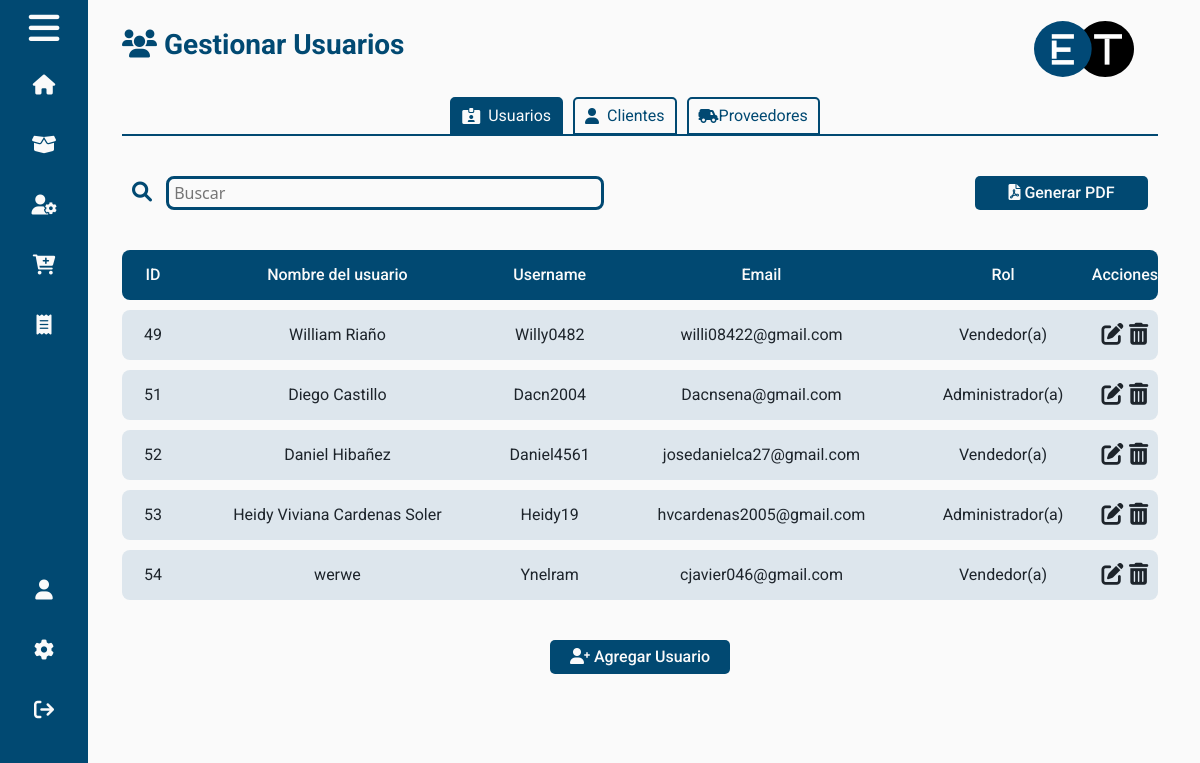
The app's page /view/admin/gestionar/gestionarusuarios.php (signed in) with its own data.
### tables this page shows
CREATE TABLE `usuarios` (
  `id` int(11) NOT NULL,
  `nombre` varchar(50) NOT NULL,
  `username` varchar(20) NOT NULL,
  `password` varchar(255) DEFAULT NULL,
  `id_rol` int(11) NOT NULL,
  `email` varchar(100) NOT NULL,
  `last_session` datetime DEFAULT NULL,
  `activacion` int(11) NOT NULL DEFAULT 0,
  `password_request` int(11) NOT NULL DEFAULT 0,
  `codigo_recuperacion` varchar(6) DEFAULT NULL
);

CREATE TABLE `roles` (
  `id` int(11) NOT NULL,
  `nombre` varchar(20) NOT NULL
);

### view/admin/gestionar/gestionarusuarios.php (the view, shortened to what this page needs)
<!DOCTYPE html>
<html lang="en">
<head>
    <link href="https://cdn.jsdelivr.net/npm/bootstrap@5.3.2/dist/css/bootstrap.min.css" rel="stylesheet"
>
    <link href="https://unpkg.com/aos@2.3.1/dist/aos.css" rel="stylesheet">
    <link rel="stylesheet" href="../../../public/css/gestionar.css">
</head>
<body>
<nav class="sidebar close">
        <header>
            <i class="fa-solid fa-bars toggle"></i>
        </header>
        <div class="menu-bar">
            <div class="menu">
                <ul class="menu-links">
                    <li class="nav-link">
                        <a href="../homeadmin.php">
                            <i class="fa-solid fa-house"></i>
                        </a>
                    </li>
                    <li class="nav-link">
                        <a href="../inventario/inventarioadmin.php">
                            <i class="fa-solid fa-box-open"></i>
                        </a>
                    </li>
                    <li class="nav-link">
                        <a href="../gestionar/gestionarusuarios.php">
                            <i class="fa-solid fa-user-gear"></i>
                        </a>
                    </li>
                    <li class="nav-link">
                        <a href="../ventas/ventasadmin.php">
                            <i class="fa-solid fa-cart-plus"></i>
                        </a>
                    </li>
                    <li class="nav-link">
                        <a href="../ventas/facturasadmin.php">
                            <i class="fa-solid fa-receipt"></i>
                        </a>
                    </li>
                </ul>
            </div>
            <div class="bottom-content">
                <li class="nav-link user-info">
                    <i class="fa-solid fa-user"></i>
                </li>
                <li class="nav-link">
                    <a href="../configuracion/perfil.php">
                        <i class="fa-solid fa-gear"></i>
                    </a>
                </li>
                <li class="nav-link">
                    <a href="../../../controller/logout.php">
                        <i class="fa-solid fa-arrow-right-from-bracket"></i>
                    </a>
                </li>
            </div>
        </div>
    </nav>
    <section class="home">
        <div class="container">
            <div class="row">
                <div class="row header">
                    <div class="col-md-9">
                        <h3><i class="fa-solid fa-users"></i> Gestionar Usuarios</h3>
                    </div>
                    <div class="col-md-3">
                        <div id="imglog" class="text-md-end">
                            <img id="logo" src="../../../public/img/logo2.svg" alt="logo">
                        </div>
                    </div>
                </div>
                <article class="col-md-12 lapso">
                    <ul class="nav nav-tabs 2" id="myTab" role="tablist">
                        <li class="nav-item 2" role="presentation">
                            <button class="nav-link active" id="home-tab" data-bs-toggle="tab"
                                data-bs-target="#usuarios" type="button" role="tab" aria-controls="home-tab-pane"
                                aria-selected="true"><i class="fa-solid fa-id-card-clip pestañitas"></i>
                                Usuarios</button>
                        </li>
                        <li class="nav-item 2" role="presentation">
                            <button class="nav-link" id="profile-tab" data-bs-toggle="tab" data-bs-target="#clientes"
                                type="button" role="tab" aria-controls="profile-tab-pane" aria-selected="false"><i
                                    class="fa-solid fa-user pestañitas"></i> Clientes</button>
                        </li>
                        <li class="nav-item 2" role="presentation">
                            <button class="nav-link" id="profile-tab" data-bs-toggle="tab" data-bs-target="#proovedores"
                                type="button" role="tab" aria-controls="profile-tab-pane" aria-selected="false"><i
                                    class="fa-solid fa-truck-field"></i> Proveedores</button>
                        </li>
                    </ul>
                    <div class="tab-content 2" id="myTabContent">
                        <div class="tab-pane fade show active " id="usuarios" role="tabpanel" aria-labelledby="home-tab"
                            tabindex="0">
                            <?php
                            require '../../../model/conexion.php';
                            $sqlUsuarios = "SELECT u.id, u.nombre, u.username, u.password,u.email, r.nombre AS roles FROM usuarios AS u INNER JOIN roles AS r ON u.id_rol=r.id";
                            $usuarios = $conexion->query($sqlUsuarios);
                            ?>
                            <div id="usuarios">
                                <div class="buscar">
                                    <div id="lucam">
                                        <label><i class="fa-solid fa-magnifying-glass lupa"></i></label>
                                        <input id="campobus1" type="text" placeholder="Buscar">
                                    </div>
                                    <a href="../gestionar/PDF/GenerarPDFuser.php" id="genPDF"><i
                                            class="fa-solid fa-file-pdf"></i> Generar PDF</a>
                                </div>
                                <table id="users">
                                    <thead>
                                        <td class="first">ID</td>
                                        <td>Nombre del usuario</td>
                                        <td>Username</td>
                                        <td>Email</td>
                                        <td>Rol</td>
                                        <td class="last">Acciones</td>
                                    </thead>
                                    <tbody>
                                        <?php while ($row_usuarios = $usuarios->fetch_assoc()) { ?>
                                            <tr>
                                                <td class="first">
                                                    <?= $row_usuarios['id']; ?>
                                                </td>
                                                <td>
                                                    <?= $row_usuarios['nombre']; ?>
                                                </td>
                                                <td>
                                                    <?= $row_usuarios['username']; ?>
                                                </td>
                                                <td>
                                                    <?= $row_usuarios['email']; ?>
                                                </td>
                                                <td>
                                                    <?= $row_usuarios['roles']; ?>
                                                </td>
                                                <td class="last iconos">
                                                    <a href="#" class="linkicono" data-bs-toggle="modal"
                                                        data-bs-target="#editausuModal"
                                                        data-bs-id="<?= $row_usuarios['id'] ?>"><i
                                                            class="fa-solid fa-pen-to-square"></i></a>
                                                    <a href="#" class="linkicono" data-bs-toggle="modal"
                                                        data-bs-target="#eliminausuModal"
                                                        data-bs-id="<?= $row_usuarios['id'] ?>"><i
                                                            class="fa-solid fa-trash-can"></i></a>
                                                </td>
                                            </tr>
                                        <?php } ?>
                                    </tbody>
                                </table>
                            </div>
                            <div id="btns">
                                <a href="#" id="adduser" data-bs-toggle="modal" data-bs-target="#nuevousuModal"><i
                                        class="fa-solid fa-user-plus"></i> Agregar Usuario</a>
                            </div>
                            <?php include 'nuevousuModal.php'; ?>
                            <?php include 'editausuModal.php'; ?>
                            <?php include 'eliminausuModal.php'; ?>
                        </div>
                            <?php include 'editacliModal.php'; ?>
                            <?php include 'eliminacliModal.php'; ?>
                            <?php include 'nuevoprovModal.php'; ?>
                            <?php include 'editaprovModal.php'; ?>
                            <?php include 'eliminaprovModal.php'; ?>
                    </div>
                </article>
            </div>
        </div>
    </section>
</body>
</html>

### view/admin/gestionar/nuevousuModal.php (shortened to what this page needs)
<link rel="stylesheet" href="https://cdnjs.cloudflare.com/ajax/libs/font-awesome/6.0.0/css/all.min.css" />

### view/admin/gestionar/editausuModal.php (shortened to what this page needs)
<link rel="stylesheet" href="https://cdnjs.cloudflare.com/ajax/libs/font-awesome/6.0.0/css/all.min.css" />

### view/admin/gestionar/eliminausuModal.php (shortened to what this page needs)
<link rel="stylesheet" href="https://cdnjs.cloudflare.com/ajax/libs/font-awesome/6.0.0/css/all.min.css" />

### view/admin/gestionar/editacliModal.php (shortened to what this page needs)
<link rel="stylesheet" href="https://cdnjs.cloudflare.com/ajax/libs/font-awesome/6.0.0/css/all.min.css" />

### view/admin/gestionar/eliminacliModal.php (shortened to what this page needs)
<link rel="stylesheet" href="https://cdnjs.cloudflare.com/ajax/libs/font-awesome/6.0.0/css/all.min.css" />

### view/admin/gestionar/nuevoprovModal.php (shortened to what this page needs)
<link rel="stylesheet" href="https://cdnjs.cloudflare.com/ajax/libs/font-awesome/6.0.0/css/all.min.css" />

### view/admin/gestionar/editaprovModal.php (shortened to what this page needs)
<link rel="stylesheet" href="https://cdnjs.cloudflare.com/ajax/libs/font-awesome/6.0.0/css/all.min.css" />

### view/admin/gestionar/eliminaprovModal.php (shortened to what this page needs)
<link rel="stylesheet" href="https://cdnjs.cloudflare.com/ajax/libs/font-awesome/6.0.0/css/all.min.css" />

### records on screen
usuarios: id "49", nombre "William Riaño", username "Willy0482", email "willi08422@gmail.com", id_rol.nombre "Vendedor(a)"
usuarios: id "51", nombre "Diego Castillo", username "Dacn2004", email "Dacnsena@gmail.com", id_rol.nombre "Administrador(a)"
usuarios: id "52", nombre "Daniel Hibañez", username "Daniel4561", email "josedanielca27@gmail.com", id_rol.nombre "Vendedor(a)"
usuarios: id "53", nombre "Heidy Viviana Cardenas Soler", username "Heidy19", email "hvcardenas2005@gmail.com", id_rol.nombre "Administrador(a)"
usuarios: id "54", nombre "werwe", username "Ynelram", email "cjavier046@gmail.com", id_rol.nombre "Vendedor(a)"
